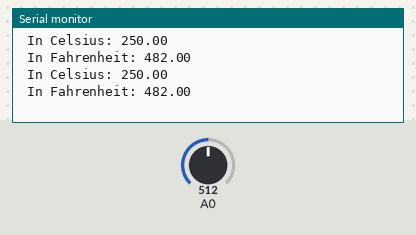
The sketch below on a simulated Arduino Uno, built with avr-gcc and run on an emulated ATmega328P. Parts: the last lines printed to the serial monitor. Inputs (shaded band) come from the test bench; at power-on: A0 = 512.

Above: at 1.8 s.
1.9 s: A0 set to 716
At 2.8 s:
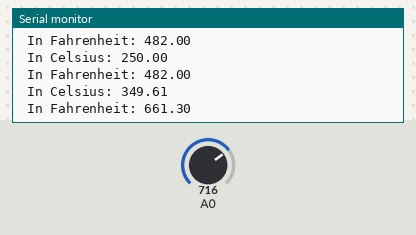
3.4 s: A0 set to 900
At 4.8 s:
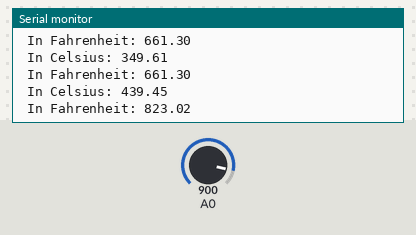
Timing chart, 0 to 6.4 s (numbered marks = the images above; inputs shaded):
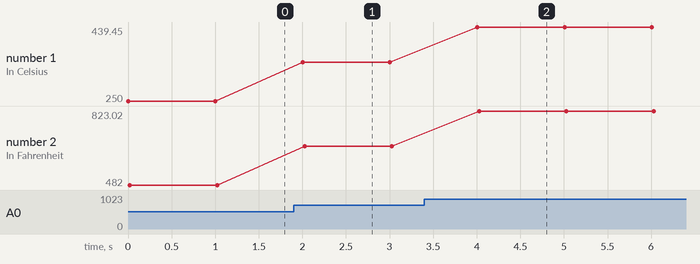

The sketch:

TEMP_SENSOR.ino
```cpp
//REQ: Arduino, BB, TempSensor
float celsius;

void setup() {
Serial.begin(9600);
pinMode(A0, INPUT);
}

void loop() {
float rawVolt = analogRead(A0);
float milliVolt = (rawVolt * 5000) / 1024;
celsius = milliVolt / 10;
Serial.print(" In Celsius: ");
Serial.println(celsius);
Serial.print(" In Fahrenheit: ");
Serial.println((celsius * 9/5) +32);
delay(1000);
}
```

Measured:
- after the input at 1.9 s, the serial monitor: prints a new line after 0.10 s (image 1)
- after the input at 3.4 s, the serial monitor: prints a new line after 0.61 s (image 2)
- plotted number 1: 250 → 349.61 after the input at 1.9 s, 349.61 → 439.45 after the input at 3.4 s
- plotted number 2: 482 → 661.3 after the input at 1.9 s, 661.3 → 823.02 after the input at 3.4 s
